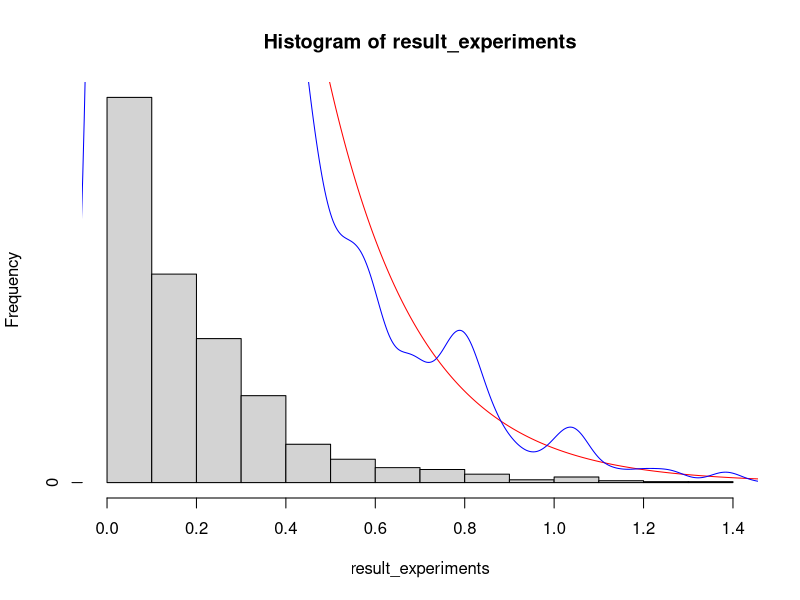

Reproduce this figure in R.
k = 10
n = 1000
lambdas = runif(k,0,1)
experiments = array(data = rep_len(0.1,k*n),dim = c(n,k))
for (i in seq(1,k)){
    gadget_work_times = rexp(n,lambdas[i])
    for(j in seq(1,n)){
      experiments[j,i] = gadget_work_times[j]
    }
}
result_experiments = apply(experiments,1,min)
h <- hist(result_experiments,plot=FALSE)
h$counts=h$counts/sum(h$counts)
plot(h)
x <- seq(0,3, length = 1000)
lines(x,dexp(x,sum(lambdas)),type = "l",col = "red")
d=density(result_experiments)
lines(d,col="blue")
